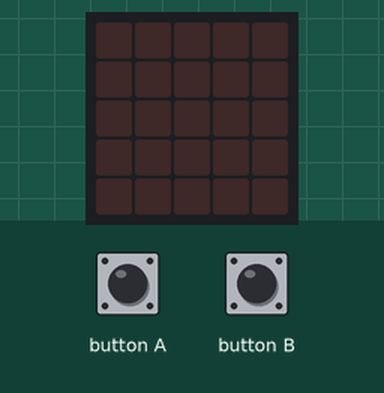
Recording of a program running on a simulated Calliope mini (MakeCode). Shown: the board's 5×5 LED display. The inputs (shaded band) are chosen by the test bench.

Above: at 1.2 s.
1.3 s: button A pressed for 0.15 s
At 2.4 s:
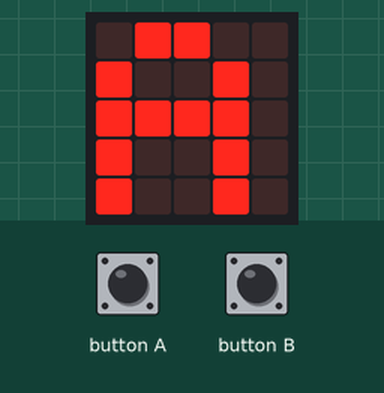
At 3.0 s:
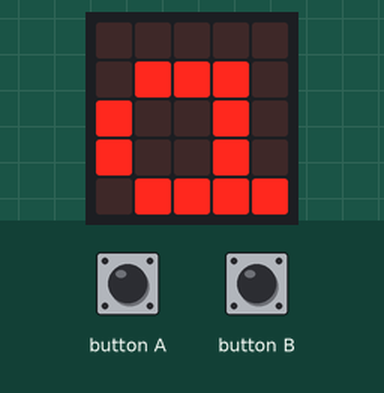
4.4 s: button B pressed for 0.15 s
At 5.3 s:
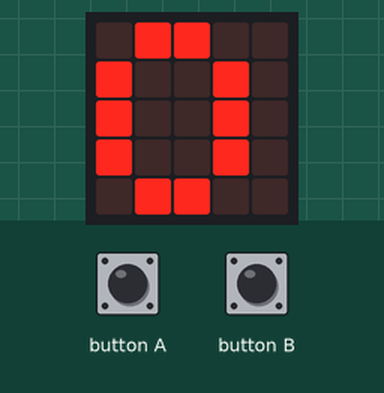
Timing chart, 0 to 7.4 s (numbered marks = the images above; inputs shaded):
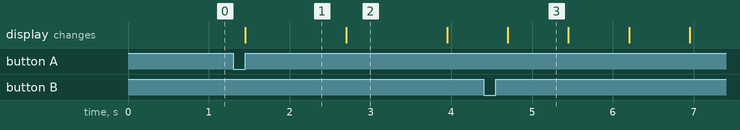

Measured:
- after the input at 1.3 s, the display: changes after 0.15 s (image 1)
- after the input at 4.4 s, the display: changes after 0.30 s (image 3)
- what the display in image 1 shows lasts 1.2 s, from 1.5 s to 2.7 s
- what the display in image 3 shows lasts 0.8 s, from 4.7 s to 5.5 s

The program:

main.ts
```typescript
input.onButtonEvent(Button.A, input.buttonEventClick(), function () {
    for (let Index = 0; Index <= 25; Index++) {
        basic.showString(String.fromCharCode(Index + 65))
        basic.pause(500)
        basic.showString(String.fromCharCode(Index + 97))
        basic.pause(500)
    }
})
input.onButtonEvent(Button.B, input.buttonEventClick(), function () {
    for (let Index = 0; Index <= 9; Index++) {
        basic.showString(String.fromCharCode(Index + 48))
        basic.pause(500)
    }
})
basic.forever(function () {

})
```

test.ts
```typescript
// Hier kann man Tests durchführen; diese Datei wird nicht kompiliert, wenn dieses Paket als Erweiterung verwendet wird.
```
